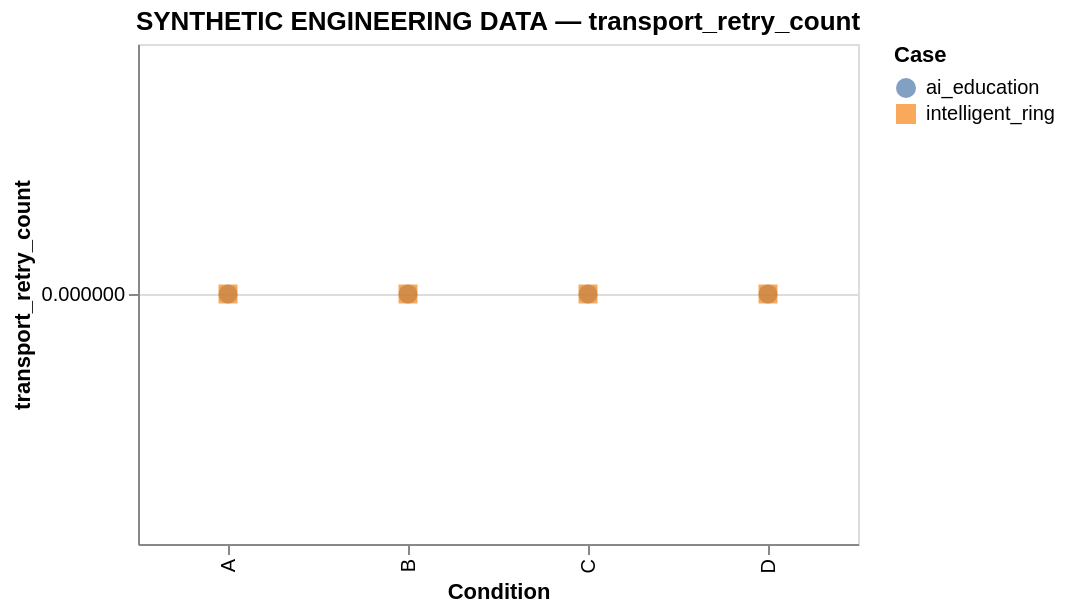

This figure's Vega-Lite source:
### Vega-Lite specification from a JSON file in a GitHub repository (floating-point values rounded to 4 significant figures)
{"config": {"view": {"continuousWidth": 300, "continuousHeight": 300}}, "data": {"values": [{"case_id": "ai_education", "condition": "A", "value": 0}, {"case_id": "ai_education", "condition": "D", "value": 0}, {"case_id": "ai_education", "condition": "B", "value": 0}, {"case_id": "ai_education", "condition": "C", "value": 0}, {"case_id": "intelligent_ring", "condition": "C", "value": 0}, {"case_id": "intelligent_ring", "condition": "B", "value": 0}, {"case_id": "intelligent_ring", "condition": "D", "value": 0}, {"case_id": "intelligent_ring", "condition": "A", "value": 0}]}, "mark": {"type": "point", "filled": true, "size": 90}, "encoding": {"color": {"field": "case_id", "title": "Case", "type": "nominal"}, "shape": {"field": "case_id", "type": "nominal"}, "tooltip": [{"field": "case_id", "type": "nominal"}, {"field": "condition", "type": "nominal"}, {"field": "value", "type": "quantitative"}], "x": {"field": "condition", "sort": ["A", "B", "C", "D"], "title": "Condition", "type": "nominal"}, "y": {"field": "value", "scale": {"zero": false}, "title": "transport_retry_count", "type": "quantitative"}}, "height": 250, "title": "SYNTHETIC ENGINEERING DATA — transport_retry_count", "width": 360, "$schema": "https://vega.github.io/schema/vega-lite/v6.4.1.json"}
